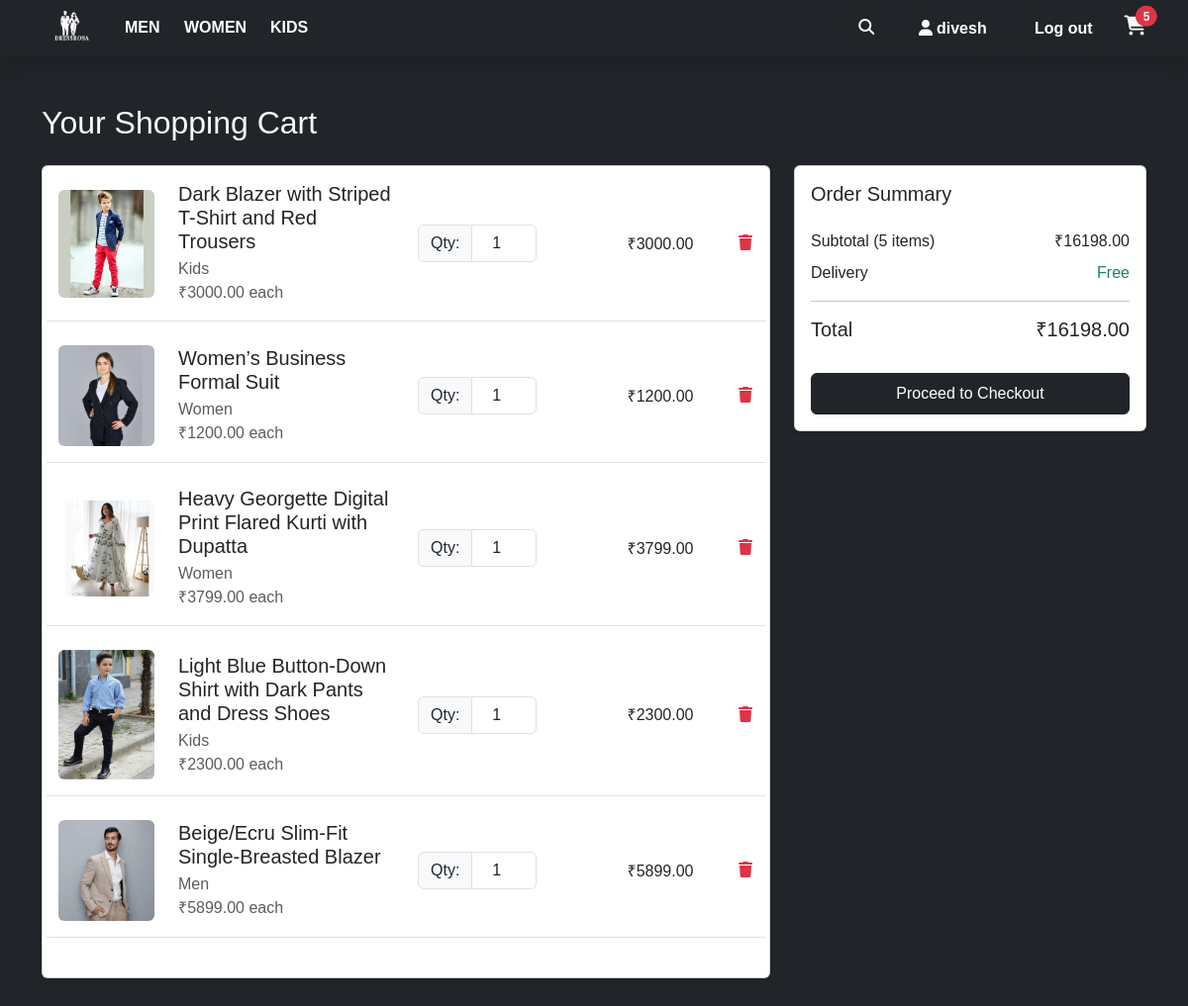
The app's page /cart/ (signed in) with its own data.
### myapp/models.py (models this page shows, shortened)
class product(models.Model):
    CATEGORY_CHOICES = [
        ('men', "Men's Wear"),
        ('women', "Women's Wear"),
        ('kids', "Kids' Wear"),
        ('accessories', "Accessories"),
        ('footwear', "Footwear"),
    ]
    pid = models.AutoField(primary_key=True)  # No comma here
    product_category = models.CharField(max_length=50, choices=CATEGORY_CHOICES)
    product_image = models.ImageField(upload_to='img/')
    product_title = models.CharField(max_length=200)
    product_description = models.CharField(max_length=1000)
    product_price = models.DecimalField(max_digits=10, decimal_places=2)
    product_detail = models.TextField()  # Better for large text

### myapp/views.py (the view, shortened to what this page needs)
# urls.py: path('cart/', views.cart_page, name='cart_page'),
def cart_page(request):
    if request.user.is_authenticated:
        cart_items = Cart.objects.filter(user=request.user)
        cart_data = []
        total_amount = 0
        for item in cart_items:
            item_total = item.product.product_price * item.quantity
            cart_data.append({
                'product': item.product,
                'quantity': item.quantity,
                'total_price': item_total,
                'id': item.id  # Include cart item ID for removal
            })
            total_amount += item_total
    context = {
        'cart_items': cart_data,
        'total_amount': total_amount,
        'total_items': len(cart_data)
    }
    return render(request, 'cart_page.html', context)

### myapp/templates/cart_page.html (shortened to what this page needs)
{% extends 'master.html' %}
{% load static %}
{% block body %}
<div class="container py-5">
    <h2 class="mb-4">Your Shopping Cart</h2>
    {% if cart_items %}
    <div class="row">
        <div class="col-lg-8">
            <div class="card shadow-sm mb-4">
                <div class="card-body">
                    {% for item in cart_items %}
                    <div class="row align-items-center mb-4 pb-3 border-bottom">
                        <div class="col-md-2">
                            <img src="{{ item.product.product_image.url }}" class="img-fluid rounded" alt="{{ item.product.product_title }}">
                        </div>
                        <div class="col-md-4">
                            <h5 class="mb-1">{{ item.product.product_title }}</h5>
                            <p class="text-muted mb-0">{{ item.product.product_category|title }}</p>
                            <p class="text-muted mb-0">₹{{ item.product.product_price }} each</p>
                        </div>
                        <div class="col-md-3">
                            <div class="input-group" style="max-width: 120px;">
                                <span class="input-group-text">Qty:</span>
                                <input type="number" class="form-control text-center" value="{{ item.quantity }}" min="1">
                            </div>
                        </div>
                        <div class="col-md-2 text-end">
                            <h6 class="mb-0">₹{{ item.total_price }}</h6>
                        </div>
                        <div class="col-md-1 text-end">
                            <form method="post" action="{% url 'remove_from_cart' item.id %}">
                                <button type="submit" class="btn btn-link text-danger p-0">
                                    <i class="fas fa-trash"></i>
                                </button>
                            </form>
                        </div>
                    </div>
                    {% endfor %}
                </div>
            </div>
        </div>
        <div class="col-lg-4">
            <div class="card shadow-sm">
                <div class="card-body">
                    <h5 class="card-title mb-4">Order Summary</h5>
                    <div class="d-flex justify-content-between mb-2">
                        <span>Subtotal ({{ total_items }} items)</span>
                        <span>₹{{ total_amount }}</span>
                    </div>
                    <div class="d-flex justify-content-between mb-3">
                        <span>Delivery</span>
                        <span class="text-success">Free</span>
                    </div>
                    <hr>
                    <div class="d-flex justify-content-between mb-4">
                        <h5>Total</h5>
                        <h5>₹{{ total_amount }}</h5>
                    </div>
                    <a href="{% url 'checkout' %}" class="btn btn-dark w-100 py-2">
                        Proceed to Checkout
                    </a>
                </div>
            </div>
        </div>
    </div>
    {% endif %}
</div>
{% endblock %}

### myapp/templates/master.html (shortened to what this page needs)
<!DOCTYPE html>
<html lang="en">
{% load static %}
<head>
    <link href="https://cdn.jsdelivr.net/npm/bootstrap@5.3.3/dist/css/bootstrap.min.css" rel="stylesheet">
    <link rel="stylesheet" href="https://cdnjs.cloudflare.com/ajax/libs/font-awesome/6.5.2/css/all.min.css" />
    <link href="https://cdn.jsdelivr.net/npm/remixicon/fonts/remixicon.css" rel="stylesheet" />
    <link rel="stylesheet" href="https://cdn.jsdelivr.net/npm/swiper@10/swiper-bundle.min.css" />
    <link rel="stylesheet" href="https://cdnjs.cloudflare.com/ajax/libs/animate.css/4.1.1/animate.min.css" />
    <link rel="stylesheet" href="{% static 'css/style.css' %}">
    <link rel="stylesheet" href="{% static 'css/hover.css' %}">
</head>
<body class="bg-dark text-light">
    <header id="mainHeader" class="container-fluid shadow sticky-top bg-dark">
        <div class="container-fluid">
            <div class="container">
                <div class="row align-items-center py-2">
                    <div class="col-6 col-md-6 d-flex align-items-center gap-4">
                        <a href="/" class="flex-shrink-0">
                            <img src="{% static 'img/logo.png' %}" alt="logo"
                                 class="img-fluid"
                                 style="max-height: 40px; min-width: 40px;">
                        </a>
                        <a href="/men/" class="text-decoration-none text-white fw-semibold hvr-shadow-radial">MEN</a>
                        <a href="/women/" class="text-decoration-none text-white fw-semibold hvr-shadow-radial">WOMEN</a>
                        <a href="/kids/" class="text-decoration-none text-white fw-semibold hvr-shadow-radial">KIDS</a>
                    </div>
                    <div class="col-lg-6 d-none d-lg-flex justify-content-end align-items-center gap-3">
                        <form class="d-flex align-items-center search-form" role="search" id="searchForm">
                            <button class="btn text-light bg-dark search-btn" type="button" id="searchBtn">
                                <i class="fa-solid fa-magnifying-glass"></i>
                            </button>
                        </form>
                        {% if request.user.is_authenticated %}
                        <div class="register text-light bg-dark fs-6 rounded-pill px-3 py-2">
                            <a href="/profile/" class="text-decoration-none text-white fw-semibold hvr-shadow-radial">
                                <i class="fa-solid fa-user me-1"></i>{{ request.user.username }}
                            </a>
                        </div>
                        <div class="register text-light bg-dark fs-6 rounded-pill px-3 py-2">
                            <a href="{% url 'logout_user' %}" class="text-decoration-none text-white fw-semibold hvr-shadow-radial">Log out</a>
                        </div>
                        {% endif %}
                        <div class="cart_symbol position-relative">
                            <a href="{% url 'cart_page' %}" class="link-light">
                                <i class="fa-solid fa-cart-shopping fs-5"></i>
                                {% if request.user.is_authenticated %}
                                    {% with count=request.user.cart_set.count %}
                                    {% if count > 0 %}
                                    <span class="position-absolute top-0 start-100 translate-middle badge rounded-pill bg-danger">{{ count }}</span>
                                    {% endif %}
                                    {% endwith %}
                                {% elif request.session.cart %}
                                    <span class="position-absolute top-0 start-100 translate-middle badge rounded-pill bg-danger">{{ request.session.cart|length }}</span>
                                {% endif %}
                            </a>
                        </div>
                    </div>
                </div>
            </div>
        </div>
    </header>
{% block body %}
{% endblock %}
</body>
</html>

### myapp/static/css/style.css (style rules this page uses)
* { box-sizing: border-box; }
body { margin: 0; background: #1d1f27; font-family: sans-serif; color: white; display: flex; flex-direction: column; align-items: center; padding: 50px 0; }
.search-form { position: relative; transition: width 0.4s ease; }
.search-btn { border-radius: 50%; transition: all 0.3s ease; }
body { background: #111; color: white; margin: 0; padding: 0; }
.card { overflow: hidden; position: relative; cursor: pointer; transition: box-shadow 0.3s ease; }

### records on screen
product: product.product_image (picture), product.product_title "Dark Blazer with Striped T-Shirt and Red Trousers", product.product_category "Kids", product.product_price "3000.00", quantity "1", total_price "3000.00"
product: product.product_image (picture), product.product_title "Women’s Business Formal Suit", product.product_category "Women", product.product_price "1200.00", quantity "1", total_price "1200.00"
product: product.product_image (picture), product.product_title "Heavy Georgette Digital Print Flared Kurti with Dupatta", product.product_category "Women", product.product_price "3799.00", quantity "1", total_price "3799.00"
product: product.product_image (picture), product.product_title "Light Blue Button-Down Shirt with Dark Pants and Dress Shoes", product.product_category "Kids", product.product_price "2300.00", quantity "1", total_price "2300.00"
product: product.product_image (picture), product.product_title "Beige/Ecru Slim-Fit Single-Breasted Blazer", product.product_category "Men", product.product_price "5899.00", quantity "1", total_price "5899.00"

### other values on screen
{{ request.user.username }} "divesh"
{{ count }} "5"
{{ total_items }} "5"
{{ total_amount }} "16198.00"
